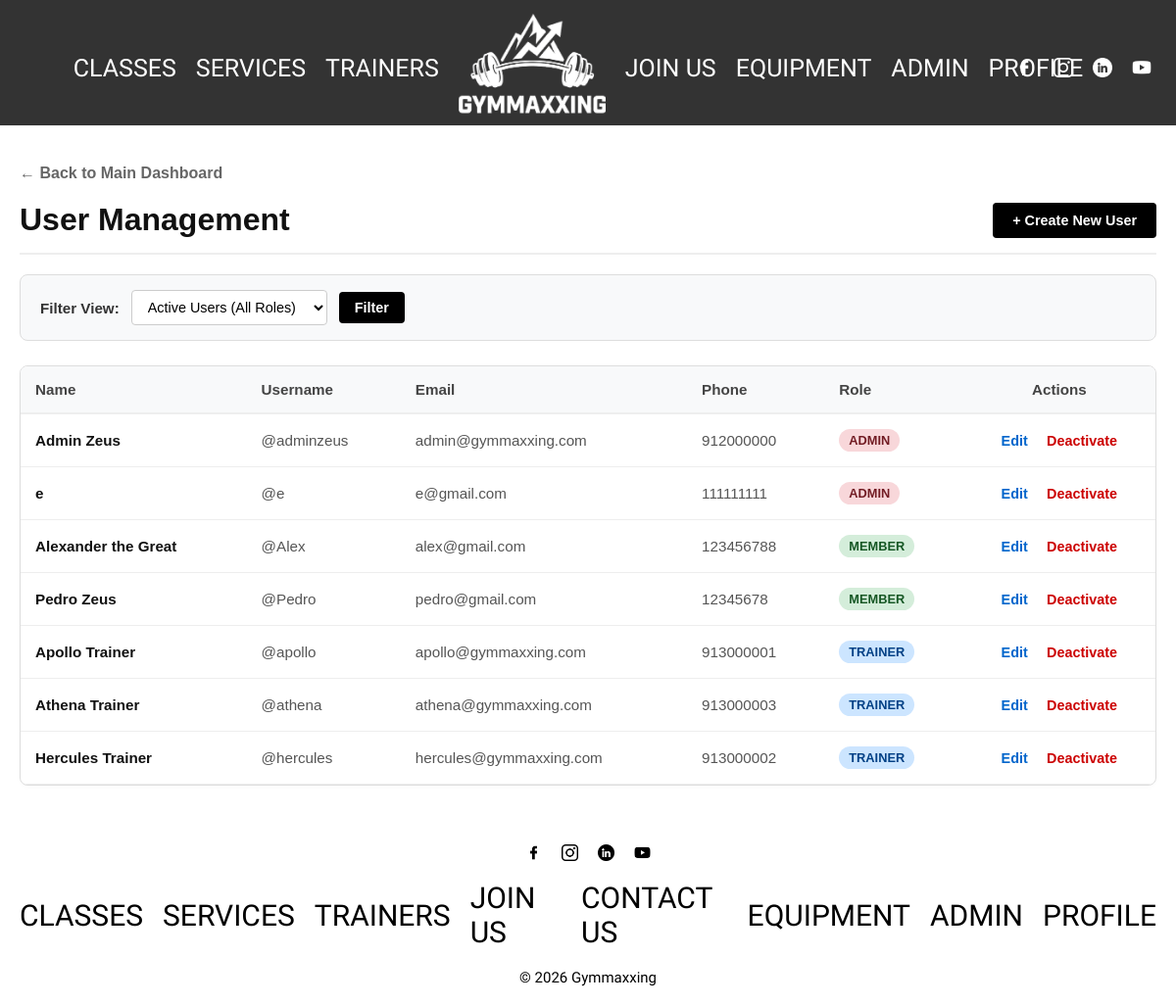
Screenshot of /pages/admin_users.php (signed in) with the database file from the repository.
### tables this page shows
CREATE TABLE User (
    id INTEGER PRIMARY KEY AUTOINCREMENT,
    name TEXT NOT NULL,
    username TEXT NOT NULL UNIQUE,
    email TEXT NOT NULL UNIQUE,
    password TEXT NOT NULL,
    phone TEXT,
    photo TEXT,
    role TEXT NOT NULL CHECK(role IN ('member', 'trainer', 'admin')),
    active INTEGER NOT NULL DEFAULT 1
);

### database/user.class.php (called while the page is built, shortened)
<?php
class User {
    public function __construct(int $id, string $name, string $username, string $email, string $password, ?string $phone, ?string $photo, string $role, int $active = 1) {
        $this->id = $id;
        $this->name = $name;
        $this->username = $username;
        $this->email = $email;
        $this->phone = $phone;
        $this->role = $role;
        $this->active = $active;
    }
}
?>

### pages/admin_users.php (the view, shortened to what this page needs)
<?php
require_once __DIR__ . '/../database/user.class.php';
$users = [];
$filterRole = isset($_GET['role']) ? trim($_GET['role']) : '';
try {
    $db = getDatabaseConnection();
    if ($filterRole === 'deactivated') {
        $stmt = $db->query('SELECT * FROM User WHERE active = 0 ORDER BY role, name');
        while ($row = $stmt->fetch()) {
            $users[] = new User(
                (int)$row['id'],
                $row['name'],
                $row['username'],
                $row['email'],
                $row['password'],
                $row['phone'],
                $row['photo'],
                $row['role'],
                (int)$row['active']
            );
        }
    } else {
        $stmt = $db->query('SELECT * FROM User WHERE active = 1 ORDER BY role, name');
        while ($row = $stmt->fetch()) {
            $users[] = new User(
                (int)$row['id'],
                $row['name'],
                $row['username'],
                $row['email'],
                $row['password'],
                $row['phone'],
                $row['photo'],
                $row['role'],
                (int)$row['active']
            );
        }
    }
} catch (Throwable $e) {
    $errorMsg = "Error loading user list: " . $e->getMessage();
}
require_once __DIR__ . '/../templates/header.php';
?>
<div class="admin-container" style="padding: 40px 20px; max-width: 1200px; margin: 0 auto; font-family: sans-serif;">
    <div style="margin-bottom: 20px;">
        <a href="/pages/admin.php" style="text-decoration: none; color: #666; font-weight: bold;">← Back to Main Dashboard</a>
    </div>
    <div style="display: flex; justify-content: space-between; align-items: center; margin-bottom: 20px; border-bottom: 2px solid #eee; padding-bottom: 15px;">
        <h1 style="margin: 0; font-size: 2rem; color: #111;">User Management</h1>
        <a href="/pages/admin_create_user.php" style="background: #000; color: #fff; text-decoration: none; padding: 10px 20px; border-radius: 4px; font-weight: bold; font-size: 0.9rem;">+ Create New User</a>
    </div>
    <div style="background: #f8f9fa; border: 1px solid #ddd; padding: 15px 20px; border-radius: 8px; margin-bottom: 25px; display: flex; align-items: center; gap: 15px;">
        <form method="GET" action="/pages/admin_users.php" style="display: flex; align-items: center; gap: 12px; width: 100%; flex-wrap: wrap;">
            <label style="font-weight: bold; color: #333; font-size: 0.95rem;">Filter View:</label>
            <select name="role" style="padding: 8px 12px; border: 1px solid #ccc; border-radius: 4px; background: #fff; font-size: 0.9rem; min-width: 200px;">
                <option value="">Active Users (All Roles)</option>
            </select>
            <button type="submit" style="background: #000; color: #fff; border: none; padding: 8px 16px; border-radius: 4px; font-weight: bold; font-size: 0.9rem; cursor: pointer;">
                Filter
            </button>
        </form>
    </div>
    <div style="overflow-x: auto; background: #fff; border: 1px solid #ddd; border-radius: 8px; box-shadow: 0 2px 4px rgba(0,0,0,0.02);">
        <table style="width: 100%; border-collapse: collapse; text-align: left; font-size: 0.95rem;">
            <thead>
                <tr style="background: #f8f9fa; border-bottom: 2px solid #eee;">
                    <th style="padding: 15px; color: #444;">Name</th>
                    <th style="padding: 15px; color: #444;">Username</th>
                    <th style="padding: 15px; color: #444;">Email</th>
                    <th style="padding: 15px; color: #444;">Phone</th>
                    <th style="padding: 15px; color: #444;">Role</th>
                    <th style="padding: 15px; color: #444; text-align: center;">Actions</th>
                </tr>
            </thead>
            <tbody>
                <?php if (empty($users)): ?>
                    <tr>
                        <td colspan="6" style="padding: 30px; text-align: center; color: #888;">No users found matching this filter criteria.</td>
                    </tr>
                <?php else: ?>
                    <?php foreach ($users as $user): ?>
                        <tr style="border-bottom: 1px solid #eee; <?= (int)$user->active === 0 ? 'background: #fdf2f2;' : '' ?>">
                            <td style="padding: 15px; font-weight: bold; color: #111;">
                                <?= htmlspecialchars($user->name) ?>
                            </td>
                            <td style="padding: 15px; color: #555;">
                                @<?= htmlspecialchars($user->username) ?>
                            </td>
                            <td style="padding: 15px; color: #555;">
                                <?= htmlspecialchars($user->email) ?>
                            </td>
                            <td style="padding: 15px; color: #555;">
                                <?= htmlspecialchars($user->phone ?? '---') ?>
                            </td>
                            <td style="padding: 15px; display: flex; gap: 6px; align-items: center; height: 53px; box-sizing: border-box;">
                                <?php
                                    $bg = '#e2e3e5'; $color = '#383d41';
                                    if ($user->role === 'admin') { $bg = '#f8d7da'; $color = '#721c24'; }
                                    if ($user->role === 'trainer') { $bg = '#cce5ff'; $color = '#004085'; }
                                    if ($user->role === 'member') { $bg = '#d4edda'; $color = '#155724'; }
                                ?>
                                <span style="background: <?= $bg ?>; color: <?= $color ?>; padding: 4px 10px; border-radius: 12px; font-size: 0.8rem; font-weight: bold; text-transform: uppercase;">
                                    <?= htmlspecialchars($user->role) ?>
                                </span>
                            </td>
                            <td style="padding: 15px; text-align: center;">
                                <?php if ((int)$user->active === 0): ?>
                                    <a href="/pages/admin_edit_users.php?id=<?= $user->id ?>" style="text-decoration: none; color: #28a745; font-weight: bold; margin-right: 15px; font-size: 0.9rem;">Reactivate</a>
                                    <a href="/pages/admin_permanent_delete_user.php?id=<?= $user->id ?>" onclick="return confirm('Are you absolutely sure you want to permanently delete this user from the database? This action cannot be undone.');" style="text-decoration: none; color: #dc3545; font-weight: bold; font-size: 0.9rem;">Delete Permanently</a>
                                <?php else: ?>
                                    <a href="/pages/admin_edit_users.php?id=<?= $user->id ?>" style="text-decoration: none; color: #0066cc; font-weight: bold; margin-right: 15px; font-size: 0.9rem;">Edit</a>
                                    <a href="/pages/admin_delete_user.php?id=<?= $user->id ?>" onclick="return confirm('Are you sure you want to deactivate this user account? They will lose access immediately.');" style="text-decoration: none; color: #cc0000; font-weight: bold; font-size: 0.9rem;">Deactivate</a>
                                <?php endif; ?>
                            </td>
                        </tr>
                    <?php endforeach; ?>
                <?php endif; ?>
            </tbody>
        </table>
    </div>
</div>
<?php
require_once __DIR__ . '/../templates/footer.php';
?>

### css/base.css (style rules this page uses)
:root { --color-primary: #000000; --color-background: #ffffff; --color-text: #000000; --font-main: 'Pathway Gothic One', sans-serif; }
* { margin: 0; padding: 0; box-sizing: border-box; }
body { background-color: var(--color-background); color: var(--color-text); font-family: var(--font-main); }
h1 { font-size: 2rem; }
a { color: var(--color-text); text-decoration: none; }

### css/specific.css (style rules this page uses)
body { overflow-x: hidden; }

### rows the page displays
user: name "Admin Zeus", username "adminzeus", email "admin@gymmaxxing.com", phone "912000000", role "ADMIN"
user: name "e", username "e", email "e@gmail.com", phone "111111111", role "ADMIN"
user: name "Alexander the Great", username "Alex", email "alex@gmail.com", phone "123456788", role "MEMBER"
user: name "Pedro Zeus", username "Pedro", email "pedro@gmail.com", phone "12345678", role "MEMBER"
user: name "Apollo Trainer", username "apollo", email "apollo@gymmaxxing.com", phone "913000001", role "TRAINER"
user: name "Athena Trainer", username "athena", email "athena@gymmaxxing.com", phone "913000003", role "TRAINER"
user: name "Hercules Trainer", username "hercules", email "hercules@gymmaxxing.com", phone "913000002", role "TRAINER"
